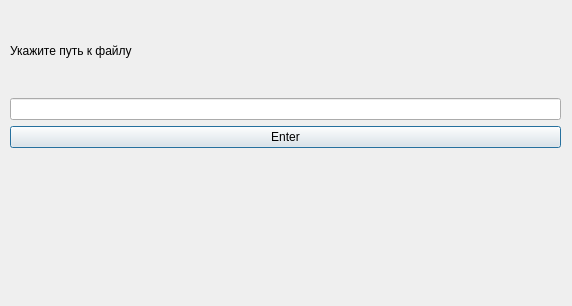
<?xml version="1.0" encoding="UTF-8"?>
<ui version="4.0">
 <class>FileWindow</class>
 <widget class="QDialog" name="FileWindow">
  <property name="enabled">
   <bool>true</bool>
  </property>
  <property name="geometry">
   <rect>
    <x>0</x>
    <y>0</y>
    <width>572</width>
    <height>306</height>
   </rect>
  </property>
  <property name="windowTitle">
   <string>Dialog</string>
  </property>
  <widget class="QWidget" name="layoutWidget">
   <property name="geometry">
    <rect>
     <x>10</x>
     <y>10</y>
     <width>551</width>
     <height>281</height>
    </rect>
   </property>
   <layout class="QVBoxLayout" name="verticalLayout_2">
    <item>
     <layout class="QVBoxLayout" name="verticalLayout">
      <item>
       <widget class="QLabel" name="label">
        <property name="text">
         <string>Укажите путь к файлу</string>
        </property>
       </widget>
      </item>
      <item>
       <widget class="QLineEdit" name="Path"/>
      </item>
      <item>
       <widget class="QPushButton" name="pushButton">
        <property name="text">
         <string>Enter</string>
        </property>
       </widget>
      </item>
     </layout>
    </item>
    <item>
     <widget class="QLabel" name="LabelFile">
      <property name="text">
       <string/>
      </property>
     </widget>
    </item>
   </layout>
  </widget>
 </widget>
 <resources/>
 <connections/>
</ui>
